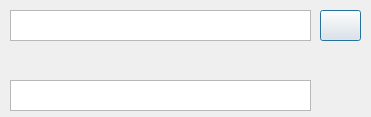
<?xml version="1.0" encoding="UTF-8"?>
<ui version="4.0">
 <class>Dialog</class>
 <widget class="QDialog" name="Dialog">
  <property name="geometry">
   <rect>
    <x>0</x>
    <y>0</y>
    <width>371</width>
    <height>117</height>
   </rect>
  </property>
  <property name="windowTitle">
   <string>Dialog</string>
  </property>
  <widget class="QPlainTextEdit" name="carpetastring">
   <property name="geometry">
    <rect>
     <x>10</x>
     <y>10</y>
     <width>301</width>
     <height>31</height>
    </rect>
   </property>
  </widget>
  <widget class="QPushButton" name="CCarpeta">
   <property name="geometry">
    <rect>
     <x>320</x>
     <y>10</y>
     <width>41</width>
     <height>31</height>
    </rect>
   </property>
   <property name="text">
    <string/>
   </property>
   <property name="icon">
    <iconset>
     <normaloff>Iconos/accept.svg</normaloff>Iconos/accept.svg</iconset>
   </property>
  </widget>
  <widget class="QTextEdit" name="guardado">
   <property name="geometry">
    <rect>
     <x>10</x>
     <y>80</y>
     <width>301</width>
     <height>31</height>
    </rect>
   </property>
  </widget>
 </widget>
 <resources/>
 <connections/>
</ui>
